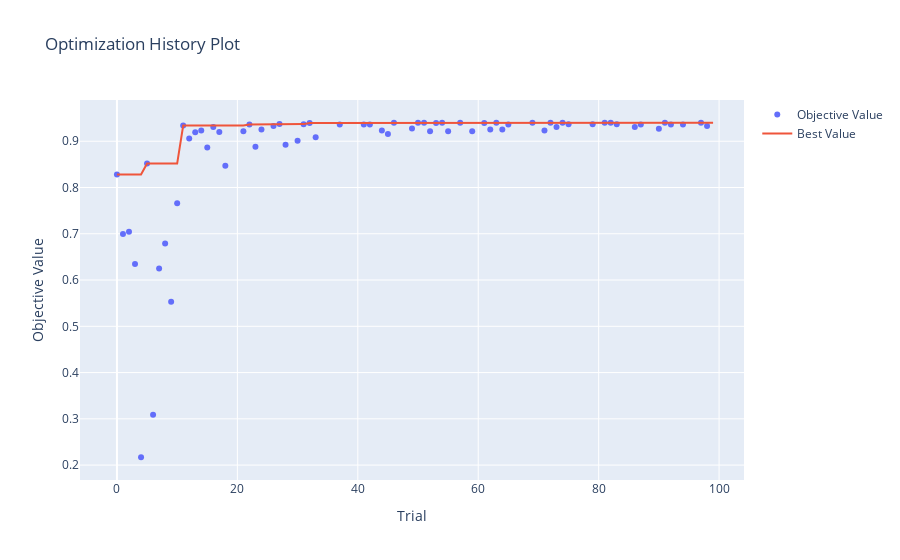
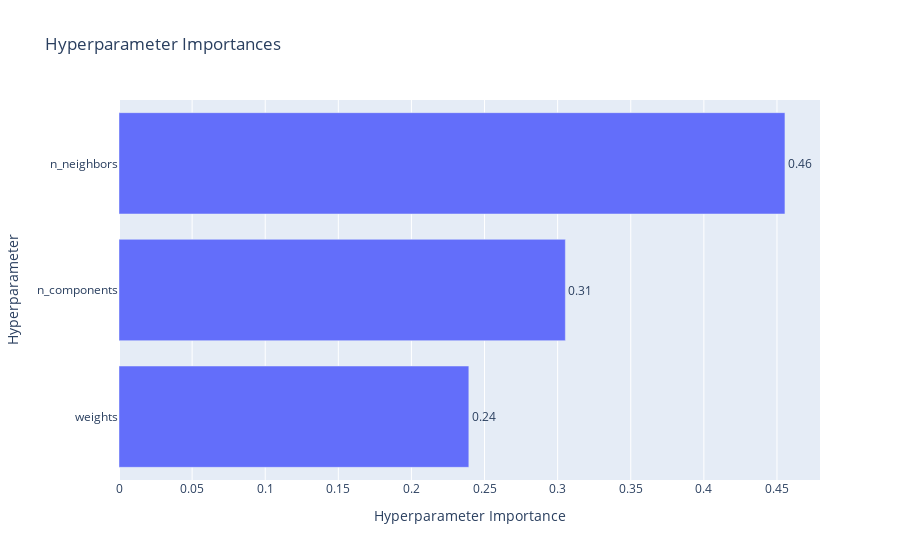
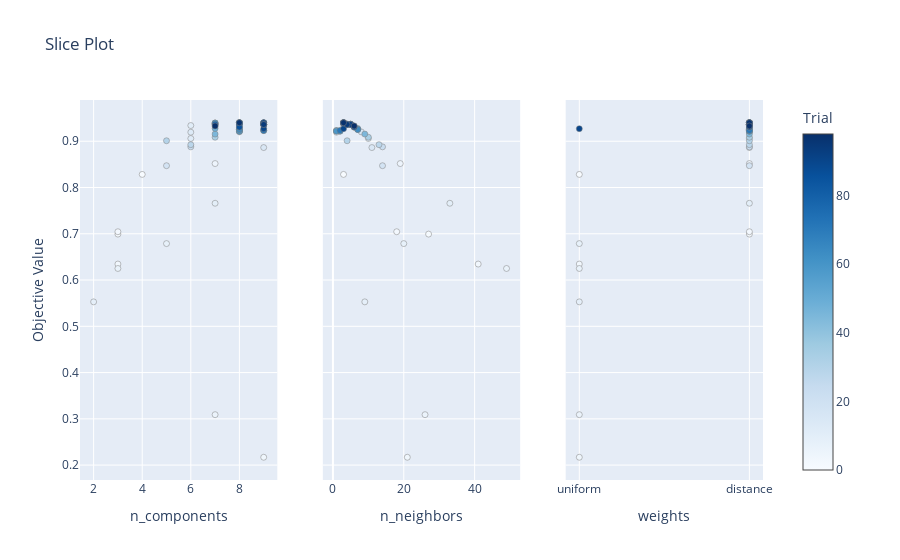

These figures' notebook cell, in order:
### Code cell
# Create a study object with a pruner
pruner = optuna.pruners.MedianPruner(n_startup_trials=10)
study = optuna.create_study(direction="maximize", pruner=pruner)

# Optimize the objective function
study.optimize(objective, n_trials=100)

print("Best hyperparameters:", study.best_params)
print("Best value:", study.best_value)

# Evaluate on the validation set
X_test_scaled = best_scaler.transform(X_test)
X_test_scaled = best_pca.transform(X_test_scaled)
y_test_pred = best_model.predict(X_test_scaled)
test_accuracy = accuracy_score(y_test, y_test_pred)
print(f'accuracy on test set:{test_accuracy}')

# Optional: Visualize optimization results
vis.plot_optimization_history(study).show()
vis.plot_param_importances(study).show()
vis.plot_slice(study).show()

### Figure 1 — Plotly figure (JSON) as saved in the notebook; plotly's stock layout.template omitted (floating-point values rounded to 4 significant figures)
{"data": [{"mode": "markers", "name": "Objective Value", "type": "scatter", "x": [0, 1, 2, 3, 4, 5, 6, 7, 8, 9, 10, 11, 12, 13, 14, 15, 16, 17, 18, 21, 22, 23, 24, 26, 27, 28, 30, 31, 32, 33, 37, 41, 42, 44, 45, 46, 49, 50, 51, 52, 53, 54, 55, 57, 59, 61, 62, 63, 64, 65, 69, 71, 72, 73, 74, 75, 79, 81, 82, 83, 86, 87, 90, 91, 92, 94, 97, 98], "y": [0.8283, 0.6993, 0.7044, 0.6346, 0.217, 0.8518, 0.309, 0.625, 0.6788, 0.5529, 0.766, 0.934, 0.9059, 0.9195, 0.9232, 0.8863, 0.9306, 0.9202, 0.8471, 0.9218, 0.9363, 0.8879, 0.9255, 0.933, 0.937, 0.8925, 0.9011, 0.9369, 0.9394, 0.9086, 0.9362, 0.9362, 0.9363, 0.9232, 0.9155, 0.94, 0.9277, 0.94, 0.94, 0.9218, 0.9394, 0.94, 0.9218, 0.94, 0.9218, 0.9394, 0.9255, 0.94, 0.9255, 0.9363, 0.9398, 0.9232, 0.94, 0.9306, 0.9398, 0.9368, 0.9369, 0.9398, 0.9398, 0.9368, 0.9306, 0.9362, 0.9272, 0.9398, 0.9363, 0.9362, 0.94, 0.933]}, {"mode": "lines", "name": "Best Value", "type": "scatter", "x": [0, 1, 2, 3, 4, 5, 6, 7, 8, 9, 10, 11, 12, 13, 14, 15, 16, 17, 18, 19, 20, 21, 22, 23, 24, 25, 26, 27, 28, 29, 30, 31, 32, 33, 34, 35, 36, 37, 38, 39, 40, 41, 42, 43, 44, 45, 46, 47, 48, 49, 50, 51, 52, 53, 54, 55, 56, 57, 58, 59, 60, 61, 62, 63, 64, 65, 66, 67, 68, 69, 70, 71, 72, 73, 74, 75, 76, 77, 78, 79, 80, 81, 82, 83, 84, 85, 86, 87, 88, 89, 90, 91, 92, 93, 94, 95, 96, 97, 98, 99], "y": [0.8283, 0.8283, 0.8283, 0.8283, 0.8283, 0.8518, 0.8518, 0.8518, 0.8518, 0.8518, 0.8518, 0.934, 0.934, 0.934, 0.934, 0.934, 0.934, 0.934, 0.934, 0.934, 0.934, 0.934, 0.9363, 0.9363, 0.9363, 0.9363, 0.9363, 0.937, 0.937, 0.937, 0.937, 0.937, 0.9394, 0.9394, 0.9394, 0.9394, 0.9394, 0.9394, 0.9394, 0.9394, 0.9394, 0.9394, 0.9394, 0.9394, 0.9394, 0.9394, 0.94, 0.94, 0.94, 0.94, 0.94, 0.94, 0.94, 0.94, 0.94, 0.94, 0.94, 0.94, 0.94, 0.94, 0.94, 0.94, 0.94, 0.94, 0.94, 0.94, 0.94, 0.94, 0.94, 0.94, 0.94, 0.94, 0.94, 0.94, 0.94, 0.94, 0.94, 0.94, 0.94, 0.94, 0.94, 0.94, 0.94, 0.94, 0.94, 0.94, 0.94, 0.94, 0.94, 0.94, 0.94, 0.94, 0.94, 0.94, 0.94, 0.94, 0.94, 0.94, 0.94, 0.94]}, {"marker": {"color": "#cccccc"}, "mode": "markers", "name": "Infeasible Trial", "showlegend": false, "type": "scatter", "x": [], "y": []}], "layout": {"title": {"text": "Optimization History Plot"}, "xaxis": {"title": {"text": "Trial"}}, "yaxis": {"title": {"text": "Objective Value"}}}}

### Figure 2 — Plotly figure (JSON) as saved in the notebook; plotly's stock layout.template omitted (floating-point values rounded to 4 significant figures)
{"data": [{"cliponaxis": false, "hovertemplate": ["weights (CategoricalDistribution): 0.23926473060226297<extra></extra>", "n_components (IntDistribution): 0.3052805708785893<extra></extra>", "n_neighbors (IntDistribution): 0.4554546985191479<extra></extra>"], "name": "Objective Value", "orientation": "h", "text": ["0.24", "0.31", "0.46"], "textposition": "outside", "type": "bar", "x": [0.2393, 0.3053, 0.4555], "y": ["weights", "n_components", "n_neighbors"]}], "layout": {"title": {"text": "Hyperparameter Importances"}, "xaxis": {"title": {"text": "Hyperparameter Importance"}}, "yaxis": {"title": {"text": "Hyperparameter"}}}}

### Figure 3 — Plotly figure (JSON) as saved in the notebook; plotly's stock layout.template omitted (floating-point values rounded to 4 significant figures)
{"data": [{"marker": {"color": [0, 1, 2, 3, 4, 5, 6, 7, 8, 9, 10, 11, 12, 13, 14, 15, 16, 17, 18, 21, 22, 23, 24, 26, 27, 28, 30, 31, 32, 33, 37, 41, 42, 44, 45, 46, 49, 50, 51, 52, 53, 54, 55, 57, 59, 61, 62, 63, 64, 65, 69, 71, 72, 73, 74, 75, 79, 81, 82, 83, 86, 87, 90, 91, 92, 94, 97, 98], "colorbar": {"title": {"text": "Trial"}, "x": 1, "xpad": 40}, "colorscale": [[0, "rgb(247,251,255)"], [0.125, "rgb(222,235,247)"], [0.25, "rgb(198,219,239)"], [0.375, "rgb(158,202,225)"], [0.5, "rgb(107,174,214)"], [0.625, "rgb(66,146,198)"], [0.75, "rgb(33,113,181)"], [0.875, "rgb(8,81,156)"], [1, "rgb(8,48,107)"]], "line": {"color": "Grey", "width": 0.5}, "showscale": true}, "mode": "markers", "name": "Feasible Trial", "showlegend": false, "type": "scatter", "x": [4, 3, 3, 3, 9, 7, 7, 3, 5, 2, 7, 6, 6, 6, 9, 9, 8, 8, 5, 8, 9, 6, 8, 7, 7, 6, 5, 7, 7, 7, 9, 9, 9, 9, 7, 8, 7, 8, 8, 8, 7, 8, 8, 8, 8, 7, 8, 8, 8, 9, 9, 9, 8, 8, 9, 8, 7, 9, 9, 8, 8, 9, 9, 9, 9, 9, 8, 7], "xaxis": "x", "y": [0.8283, 0.6993, 0.7044, 0.6346, 0.217, 0.8518, 0.309, 0.625, 0.6788, 0.5529, 0.766, 0.934, 0.9059, 0.9195, 0.9232, 0.8863, 0.9306, 0.9202, 0.8471, 0.9218, 0.9363, 0.8879, 0.9255, 0.933, 0.937, 0.8925, 0.9011, 0.9369, 0.9394, 0.9086, 0.9362, 0.9362, 0.9363, 0.9232, 0.9155, 0.94, 0.9277, 0.94, 0.94, 0.9218, 0.9394, 0.94, 0.9218, 0.94, 0.9218, 0.9394, 0.9255, 0.94, 0.9255, 0.9363, 0.9398, 0.9232, 0.94, 0.9306, 0.9398, 0.9368, 0.9369, 0.9398, 0.9398, 0.9368, 0.9306, 0.9362, 0.9272, 0.9398, 0.9363, 0.9362, 0.94, 0.933], "yaxis": "y"}, {"marker": {"color": [0, 1, 2, 3, 4, 5, 6, 7, 8, 9, 10, 11, 12, 13, 14, 15, 16, 17, 18, 21, 22, 23, 24, 26, 27, 28, 30, 31, 32, 33, 37, 41, 42, 44, 45, 46, 49, 50, 51, 52, 53, 54, 55, 57, 59, 61, 62, 63, 64, 65, 69, 71, 72, 73, 74, 75, 79, 81, 82, 83, 86, 87, 90, 91, 92, 94, 97, 98], "colorbar": {"title": {"text": "Trial"}, "x": 1, "xpad": 40}, "colorscale": [[0, "rgb(247,251,255)"], [0.125, "rgb(222,235,247)"], [0.25, "rgb(198,219,239)"], [0.375, "rgb(158,202,225)"], [0.5, "rgb(107,174,214)"], [0.625, "rgb(66,146,198)"], [0.75, "rgb(33,113,181)"], [0.875, "rgb(8,81,156)"], [1, "rgb(8,48,107)"]], "line": {"color": "Grey", "width": 0.5}, "showscale": false}, "mode": "markers", "name": "Feasible Trial", "showlegend": false, "type": "scatter", "x": [3, 27, 18, 41, 21, 19, 26, 49, 20, 9, 33, 3, 10, 1, 1, 11, 6, 8, 14, 1, 5, 14, 7, 6, 5, 13, 4, 4, 3, 10, 4, 4, 5, 1, 9, 3, 7, 3, 3, 2, 3, 3, 2, 3, 1, 3, 7, 3, 7, 5, 3, 2, 3, 6, 3, 5, 4, 3, 3, 5, 6, 4, 3, 3, 5, 4, 3, 6], "xaxis": "x2", "y": [0.8283, 0.6993, 0.7044, 0.6346, 0.217, 0.8518, 0.309, 0.625, 0.6788, 0.5529, 0.766, 0.934, 0.9059, 0.9195, 0.9232, 0.8863, 0.9306, 0.9202, 0.8471, 0.9218, 0.9363, 0.8879, 0.9255, 0.933, 0.937, 0.8925, 0.9011, 0.9369, 0.9394, 0.9086, 0.9362, 0.9362, 0.9363, 0.9232, 0.9155, 0.94, 0.9277, 0.94, 0.94, 0.9218, 0.9394, 0.94, 0.9218, 0.94, 0.9218, 0.9394, 0.9255, 0.94, 0.9255, 0.9363, 0.9398, 0.9232, 0.94, 0.9306, 0.9398, 0.9368, 0.9369, 0.9398, 0.9398, 0.9368, 0.9306, 0.9362, 0.9272, 0.9398, 0.9363, 0.9362, 0.94, 0.933], "yaxis": "y2"}, {"marker": {"color": [0, 1, 2, 3, 4, 5, 6, 7, 8, 9, 10, 11, 12, 13, 14, 15, 16, 17, 18, 21, 22, 23, 24, 26, 27, 28, 30, 31, 32, 33, 37, 41, 42, 44, 45, 46, 49, 50, 51, 52, 53, 54, 55, 57, 59, 61, 62, 63, 64, 65, 69, 71, 72, 73, 74, 75, 79, 81, 82, 83, 86, 87, 90, 91, 92, 94, 97, 98], "colorbar": {"title": {"text": "Trial"}, "x": 1, "xpad": 40}, "colorscale": [[0, "rgb(247,251,255)"], [0.125, "rgb(222,235,247)"], [0.25, "rgb(198,219,239)"], [0.375, "rgb(158,202,225)"], [0.5, "rgb(107,174,214)"], [0.625, "rgb(66,146,198)"], [0.75, "rgb(33,113,181)"], [0.875, "rgb(8,81,156)"], [1, "rgb(8,48,107)"]], "line": {"color": "Grey", "width": 0.5}, "showscale": false}, "mode": "markers", "name": "Feasible Trial", "showlegend": false, "type": "scatter", "x": ["uniform", "distance", "distance", "uniform", "uniform", "distance", "uniform", "uniform", "uniform", "uniform", "distance", "distance", "distance", "distance", "distance", "distance", "distance", "distance", "distance", "distance", "distance", "distance", "distance", "distance", "distance", "distance", "distance", "distance", "distance", "distance", "distance", "distance", "distance", "distance", "distance", "distance", "distance", "distance", "distance", "distance", "distance", "distance", "distance", "distance", "distance", "distance", "distance", "distance", "distance", "distance", "distance", "distance", "distance", "distance", "distance", "distance", "distance", "distance", "distance", "distance", "distance", "distance", "uniform", "distance", "distance", "distance", "distance", "distance"], "xaxis": "x3", "y": [0.8283, 0.6993, 0.7044, 0.6346, 0.217, 0.8518, 0.309, 0.625, 0.6788, 0.5529, 0.766, 0.934, 0.9059, 0.9195, 0.9232, 0.8863, 0.9306, 0.9202, 0.8471, 0.9218, 0.9363, 0.8879, 0.9255, 0.933, 0.937, 0.8925, 0.9011, 0.9369, 0.9394, 0.9086, 0.9362, 0.9362, 0.9363, 0.9232, 0.9155, 0.94, 0.9277, 0.94, 0.94, 0.9218, 0.9394, 0.94, 0.9218, 0.94, 0.9218, 0.9394, 0.9255, 0.94, 0.9255, 0.9363, 0.9398, 0.9232, 0.94, 0.9306, 0.9398, 0.9368, 0.9369, 0.9398, 0.9398, 0.9368, 0.9306, 0.9362, 0.9272, 0.9398, 0.9363, 0.9362, 0.94, 0.933], "yaxis": "y3"}], "layout": {"title": {"text": "Slice Plot"}, "xaxis": {"anchor": "y", "domain": [0, 0.2889], "title": {"text": "n_components"}}, "xaxis2": {"anchor": "y2", "domain": [0.3556, 0.6444], "title": {"text": "n_neighbors"}}, "xaxis3": {"anchor": "y3", "categoryarray": ["uniform", "distance"], "categoryorder": "array", "domain": [0.7111, 1], "title": {"text": "weights"}, "type": "category"}, "yaxis": {"anchor": "x", "domain": [0, 1], "title": {"text": "Objective Value"}}, "yaxis2": {"anchor": "x2", "domain": [0, 1], "matches": "y", "showticklabels": false}, "yaxis3": {"anchor": "x3", "domain": [0, 1], "matches": "y", "showticklabels": false}}}
